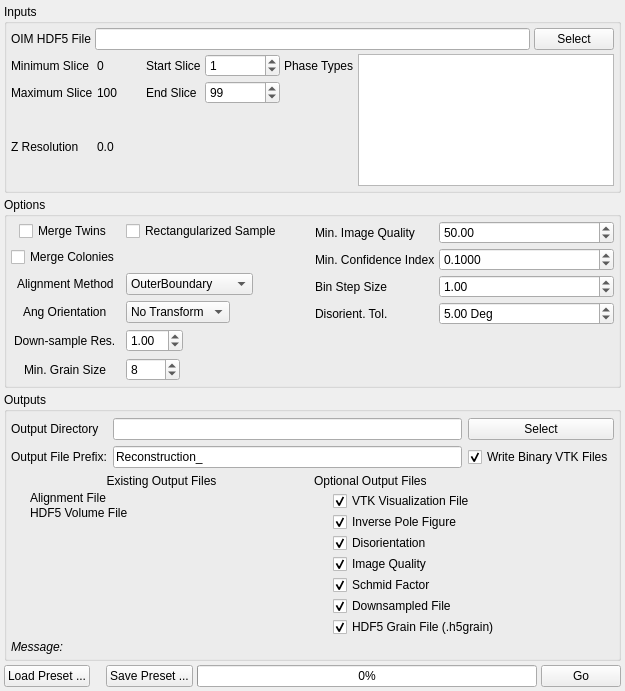
<?xml version="1.0" encoding="UTF-8"?>
<ui version="4.0">
 <class>ReconstructionWidget</class>
 <widget class="QWidget" name="ReconstructionWidget">
  <property name="geometry">
   <rect>
    <x>0</x>
    <y>0</y>
    <width>625</width>
    <height>691</height>
   </rect>
  </property>
  <property name="sizePolicy">
   <sizepolicy hsizetype="Expanding" vsizetype="Expanding">
    <horstretch>0</horstretch>
    <verstretch>0</verstretch>
   </sizepolicy>
  </property>
  <property name="windowTitle">
   <string>Form</string>
  </property>
  <layout class="QVBoxLayout" name="verticalLayout_2">
   <property name="spacing">
    <number>4</number>
   </property>
   <property name="margin">
    <number>4</number>
   </property>
   <item>
    <widget class="QGroupBox" name="groupBox_3">
     <property name="title">
      <string>Inputs</string>
     </property>
     <layout class="QGridLayout" name="gridLayout_5">
      <property name="margin">
       <number>4</number>
      </property>
      <property name="spacing">
       <number>4</number>
      </property>
      <item row="0" column="0" colspan="2">
       <layout class="QGridLayout" name="gridLayout_2">
        <item row="1" column="1">
         <widget class="QLabel" name="label">
          <property name="text">
           <string>OIM HDF5 File</string>
          </property>
         </widget>
        </item>
        <item row="1" column="2">
         <widget class="QFSDropLineEdit" name="m_H5InputFile"/>
        </item>
        <item row="1" column="3">
         <widget class="QPushButton" name="m_OIMH5Btn">
          <property name="text">
           <string>Select</string>
          </property>
         </widget>
        </item>
       </layout>
      </item>
      <item row="1" column="0">
       <layout class="QGridLayout" name="gridLayout_3">
        <item row="0" column="0">
         <widget class="QLabel" name="label_7">
          <property name="text">
           <string>Minimum Slice</string>
          </property>
         </widget>
        </item>
        <item row="0" column="1">
         <widget class="QLabel" name="m_ZMin">
          <property name="text">
           <string>0</string>
          </property>
         </widget>
        </item>
        <item row="0" column="2">
         <widget class="QLabel" name="label_5">
          <property name="text">
           <string>Start Slice</string>
          </property>
         </widget>
        </item>
        <item row="0" column="3">
         <widget class="QSpinBox" name="m_ZStartIndex">
          <property name="minimumSize">
           <size>
            <width>75</width>
            <height>0</height>
           </size>
          </property>
          <property name="maximum">
           <number>100000</number>
          </property>
          <property name="value">
           <number>1</number>
          </property>
         </widget>
        </item>
        <item row="1" column="0">
         <widget class="QLabel" name="label_54">
          <property name="text">
           <string>Maximum Slice</string>
          </property>
         </widget>
        </item>
        <item row="1" column="1">
         <widget class="QLabel" name="m_ZMax">
          <property name="text">
           <string>100</string>
          </property>
         </widget>
        </item>
        <item row="1" column="2">
         <widget class="QLabel" name="label_6">
          <property name="text">
           <string>End Slice</string>
          </property>
         </widget>
        </item>
        <item row="2" column="0">
         <widget class="QLabel" name="m_ZMax_2">
          <property name="text">
           <string>Z Resolution</string>
          </property>
         </widget>
        </item>
        <item row="2" column="1">
         <widget class="QLabel" name="m_ZRes">
          <property name="text">
           <string>0.0</string>
          </property>
         </widget>
        </item>
        <item row="1" column="3">
         <widget class="QSpinBox" name="m_ZEndIndex">
          <property name="minimumSize">
           <size>
            <width>75</width>
            <height>0</height>
           </size>
          </property>
          <property name="maximum">
           <number>1000000</number>
          </property>
          <property name="value">
           <number>99</number>
          </property>
         </widget>
        </item>
       </layout>
      </item>
      <item row="1" column="1">
       <layout class="QFormLayout" name="formLayout_7">
        <item row="0" column="0">
         <widget class="QLabel" name="label_11">
          <property name="text">
           <string>Phase Types</string>
          </property>
         </widget>
        </item>
        <item row="0" column="1">
         <widget class="QListWidget" name="phaseTypeList">
          <property name="sizePolicy">
           <sizepolicy hsizetype="Preferred" vsizetype="Preferred">
            <horstretch>0</horstretch>
            <verstretch>0</verstretch>
           </sizepolicy>
          </property>
          <property name="editTriggers">
           <set>QAbstractItemView::AllEditTriggers</set>
          </property>
          <property name="alternatingRowColors">
           <bool>true</bool>
          </property>
         </widget>
        </item>
       </layout>
      </item>
     </layout>
    </widget>
   </item>
   <item>
    <widget class="QGroupBox" name="groupBox_2">
     <property name="title">
      <string>Options</string>
     </property>
     <layout class="QHBoxLayout" name="horizontalLayout">
      <property name="spacing">
       <number>4</number>
      </property>
      <property name="margin">
       <number>4</number>
      </property>
      <item>
       <layout class="QFormLayout" name="formLayout_5">
        <property name="fieldGrowthPolicy">
         <enum>QFormLayout::FieldsStayAtSizeHint</enum>
        </property>
        <property name="labelAlignment">
         <set>Qt::AlignCenter</set>
        </property>
        <property name="horizontalSpacing">
         <number>6</number>
        </property>
        <property name="verticalSpacing">
         <number>6</number>
        </property>
        <property name="rightMargin">
         <number>10</number>
        </property>
        <item row="6" column="0">
         <widget class="QLabel" name="label_34">
          <property name="text">
           <string>Alignment Method</string>
          </property>
         </widget>
        </item>
        <item row="6" column="1">
         <widget class="QComboBox" name="m_AlignMeth">
          <item>
           <property name="text">
            <string>OuterBoundary</string>
           </property>
          </item>
          <item>
           <property name="text">
            <string>Misorientation</string>
           </property>
          </item>
          <item>
           <property name="text">
            <string>MutualInformation</string>
           </property>
          </item>
         </widget>
        </item>
        <item row="7" column="0">
         <widget class="QLabel" name="label_3">
          <property name="text">
           <string>Ang Orientation</string>
          </property>
         </widget>
        </item>
        <item row="7" column="1">
         <widget class="QComboBox" name="m_Orientation">
          <property name="currentIndex">
           <number>4</number>
          </property>
          <item>
           <property name="text">
            <string>Upper Right</string>
           </property>
          </item>
          <item>
           <property name="text">
            <string>Upper Left</string>
           </property>
          </item>
          <item>
           <property name="text">
            <string>Lower Left</string>
           </property>
          </item>
          <item>
           <property name="text">
            <string>Lower Right</string>
           </property>
          </item>
          <item>
           <property name="text">
            <string>No Transform</string>
           </property>
          </item>
         </widget>
        </item>
        <item row="8" column="0">
         <widget class="QLabel" name="label_46">
          <property name="text">
           <string>Down-sample Res.</string>
          </property>
         </widget>
        </item>
        <item row="8" column="1">
         <widget class="QDoubleSpinBox" name="m_DownSampleFactor">
          <property name="value">
           <double>1.000000000000000</double>
          </property>
         </widget>
        </item>
        <item row="3" column="1">
         <widget class="QCheckBox" name="m_FillinSample">
          <property name="text">
           <string>Rectangularized Sample</string>
          </property>
         </widget>
        </item>
        <item row="3" column="0">
         <widget class="QCheckBox" name="m_MergeTwins">
          <property name="text">
           <string>Merge Twins</string>
          </property>
         </widget>
        </item>
        <item row="5" column="0">
         <widget class="QCheckBox" name="m_MergeColonies">
          <property name="text">
           <string>Merge Colonies</string>
          </property>
         </widget>
        </item>
        <item row="9" column="0">
         <widget class="QLabel" name="label_8">
          <property name="text">
           <string>Min. Grain Size</string>
          </property>
         </widget>
        </item>
        <item row="9" column="1">
         <widget class="QSpinBox" name="m_MinAllowedGrainSize">
          <property name="minimum">
           <number>1</number>
          </property>
          <property name="maximum">
           <number>1000</number>
          </property>
          <property name="value">
           <number>8</number>
          </property>
         </widget>
        </item>
       </layout>
      </item>
      <item>
       <layout class="QFormLayout" name="formLayout_3">
        <item row="0" column="0">
         <widget class="QLabel" name="label_31">
          <property name="text">
           <string>Min. Image Quality</string>
          </property>
         </widget>
        </item>
        <item row="0" column="1">
         <widget class="QDoubleSpinBox" name="m_MinImageQuality">
          <property name="maximum">
           <double>50000.000000000000000</double>
          </property>
          <property name="singleStep">
           <double>10.000000000000000</double>
          </property>
          <property name="value">
           <double>50.000000000000000</double>
          </property>
         </widget>
        </item>
        <item row="1" column="0">
         <widget class="QLabel" name="label_9">
          <property name="text">
           <string>Min. Confidence Index</string>
          </property>
         </widget>
        </item>
        <item row="1" column="1">
         <widget class="QDoubleSpinBox" name="m_MinConfidence">
          <property name="decimals">
           <number>4</number>
          </property>
          <property name="maximum">
           <double>1.000000000000000</double>
          </property>
          <property name="singleStep">
           <double>0.100000000000000</double>
          </property>
          <property name="value">
           <double>0.100000000000000</double>
          </property>
         </widget>
        </item>
        <item row="2" column="0">
         <widget class="QLabel" name="label_59">
          <property name="text">
           <string>Bin Step Size</string>
          </property>
         </widget>
        </item>
        <item row="2" column="1">
         <widget class="QDoubleSpinBox" name="m_BinStepSize">
          <property name="value">
           <double>1.000000000000000</double>
          </property>
         </widget>
        </item>
        <item row="3" column="0">
         <widget class="QLabel" name="label_10">
          <property name="text">
           <string>Disorient. Tol.</string>
          </property>
         </widget>
        </item>
        <item row="3" column="1">
         <widget class="QDoubleSpinBox" name="m_MisOrientationTolerance">
          <property name="minimumSize">
           <size>
            <width>120</width>
            <height>0</height>
           </size>
          </property>
          <property name="suffix">
           <string> Deg</string>
          </property>
          <property name="decimals">
           <number>2</number>
          </property>
          <property name="maximum">
           <double>180.000000000000000</double>
          </property>
          <property name="singleStep">
           <double>1.000000000000000</double>
          </property>
          <property name="value">
           <double>5.000000000000000</double>
          </property>
         </widget>
        </item>
       </layout>
      </item>
     </layout>
    </widget>
   </item>
   <item>
    <widget class="QGroupBox" name="groupBox">
     <property name="title">
      <string>Outputs</string>
     </property>
     <layout class="QVBoxLayout" name="verticalLayout">
      <property name="spacing">
       <number>6</number>
      </property>
      <property name="leftMargin">
       <number>4</number>
      </property>
      <property name="topMargin">
       <number>6</number>
      </property>
      <property name="rightMargin">
       <number>4</number>
      </property>
      <property name="bottomMargin">
       <number>4</number>
      </property>
      <item>
       <layout class="QGridLayout" name="gridLayout">
        <item row="0" column="0">
         <widget class="QLabel" name="label_2">
          <property name="text">
           <string>Output Directory</string>
          </property>
         </widget>
        </item>
        <item row="0" column="1">
         <widget class="QFSDropLineEdit" name="m_OutputDir"/>
        </item>
        <item row="0" column="2">
         <widget class="QPushButton" name="m_OutputDirBtn">
          <property name="text">
           <string>Select</string>
          </property>
         </widget>
        </item>
        <item row="1" column="0">
         <widget class="QLabel" name="label_4">
          <property name="text">
           <string>Output File Prefix:</string>
          </property>
         </widget>
        </item>
        <item row="1" column="1">
         <widget class="QLineEdit" name="m_OutputFilePrefix">
          <property name="text">
           <string>Reconstruction_</string>
          </property>
         </widget>
        </item>
        <item row="1" column="2">
         <widget class="QCheckBox" name="m_BinaryVtkFiles">
          <property name="enabled">
           <bool>true</bool>
          </property>
          <property name="text">
           <string>Write Binary VTK Files</string>
          </property>
          <property name="checked">
           <bool>true</bool>
          </property>
         </widget>
        </item>
       </layout>
      </item>
      <item>
       <layout class="QGridLayout" name="gridLayout_4">
        <property name="horizontalSpacing">
         <number>2</number>
        </property>
        <property name="verticalSpacing">
         <number>3</number>
        </property>
        <item row="0" column="0">
         <widget class="QLabel" name="label_12">
          <property name="text">
           <string>Existing Output Files</string>
          </property>
          <property name="alignment">
           <set>Qt::AlignCenter</set>
          </property>
         </widget>
        </item>
        <item row="1" column="0">
         <layout class="QFormLayout" name="formLayout_2">
          <property name="fieldGrowthPolicy">
           <enum>QFormLayout::FieldsStayAtSizeHint</enum>
          </property>
          <property name="labelAlignment">
           <set>Qt::AlignCenter</set>
          </property>
          <property name="horizontalSpacing">
           <number>12</number>
          </property>
          <property name="verticalSpacing">
           <number>1</number>
          </property>
          <item row="1" column="0">
           <widget class="QLabel" name="m_AlignmentFileIcon">
            <property name="text">
             <string/>
            </property>
            <property name="pixmap">
             <pixmap resource="../../../Resources/icons/images/Icons.qrc">:/Delete-16x16.png</pixmap>
            </property>
           </widget>
          </item>
          <item row="1" column="1">
           <widget class="QLabel" name="m_AlignmentFile">
            <property name="text">
             <string>Alignment File</string>
            </property>
           </widget>
          </item>
          <item row="3" column="0">
           <widget class="QLabel" name="m_H5VolumeFileIcon">
            <property name="text">
             <string/>
            </property>
            <property name="pixmap">
             <pixmap resource="../../../Resources/icons/images/Icons.qrc">:/Delete-16x16.png</pixmap>
            </property>
           </widget>
          </item>
          <item row="3" column="1">
           <widget class="QLabel" name="m_H5VolumeFile">
            <property name="text">
             <string>HDF5 Volume File</string>
            </property>
           </widget>
          </item>
         </layout>
        </item>
        <item row="1" column="1">
         <layout class="QFormLayout" name="formLayout">
          <property name="fieldGrowthPolicy">
           <enum>QFormLayout::FieldsStayAtSizeHint</enum>
          </property>
          <property name="labelAlignment">
           <set>Qt::AlignCenter</set>
          </property>
          <property name="formAlignment">
           <set>Qt::AlignLeading|Qt::AlignLeft|Qt::AlignTop</set>
          </property>
          <property name="horizontalSpacing">
           <number>12</number>
          </property>
          <property name="verticalSpacing">
           <number>1</number>
          </property>
          <item row="1" column="0">
           <widget class="QLabel" name="m_VisualizationVizFileIcon">
            <property name="text">
             <string/>
            </property>
            <property name="pixmap">
             <pixmap resource="../../../Resources/icons/images/Icons.qrc">:/Delete-16x16.png</pixmap>
            </property>
           </widget>
          </item>
          <item row="2" column="0">
           <widget class="QLabel" name="m_IPFVizFileIcon">
            <property name="text">
             <string/>
            </property>
            <property name="pixmap">
             <pixmap resource="../../../Resources/icons/images/Icons.qrc">:/Delete-16x16.png</pixmap>
            </property>
           </widget>
          </item>
          <item row="2" column="1">
           <widget class="QCheckBox" name="m_IPFVizFile">
            <property name="text">
             <string>Inverse Pole Figure</string>
            </property>
            <property name="checked">
             <bool>true</bool>
            </property>
           </widget>
          </item>
          <item row="3" column="0">
           <widget class="QLabel" name="m_DisorientationVizFileIcon">
            <property name="text">
             <string/>
            </property>
            <property name="pixmap">
             <pixmap resource="../../../Resources/icons/images/Icons.qrc">:/Delete-16x16.png</pixmap>
            </property>
           </widget>
          </item>
          <item row="3" column="1">
           <widget class="QCheckBox" name="m_DisorientationVizFile">
            <property name="text">
             <string>Disorientation</string>
            </property>
            <property name="checked">
             <bool>true</bool>
            </property>
           </widget>
          </item>
          <item row="4" column="0">
           <widget class="QLabel" name="m_ImageQualityVizFileIcon">
            <property name="text">
             <string/>
            </property>
            <property name="pixmap">
             <pixmap resource="../../../Resources/icons/images/Icons.qrc">:/Delete-16x16.png</pixmap>
            </property>
           </widget>
          </item>
          <item row="4" column="1">
           <widget class="QCheckBox" name="m_ImageQualityVizFile">
            <property name="text">
             <string>Image Quality</string>
            </property>
            <property name="checked">
             <bool>true</bool>
            </property>
           </widget>
          </item>
          <item row="5" column="0">
           <widget class="QLabel" name="m_SchmidFactorVizFileIcon">
            <property name="text">
             <string/>
            </property>
            <property name="pixmap">
             <pixmap resource="../../../Resources/icons/images/Icons.qrc">:/Delete-16x16.png</pixmap>
            </property>
           </widget>
          </item>
          <item row="5" column="1">
           <widget class="QCheckBox" name="m_SchmidFactorVizFile">
            <property name="text">
             <string>Schmid Factor</string>
            </property>
            <property name="checked">
             <bool>true</bool>
            </property>
           </widget>
          </item>
          <item row="1" column="1">
           <widget class="QCheckBox" name="m_VisualizationVizFile">
            <property name="text">
             <string>VTK Visualization File</string>
            </property>
            <property name="checked">
             <bool>true</bool>
            </property>
           </widget>
          </item>
          <item row="7" column="1">
           <widget class="QCheckBox" name="m_HDF5GrainFile">
            <property name="text">
             <string>HDF5 Grain File (.h5grain)</string>
            </property>
            <property name="checked">
             <bool>true</bool>
            </property>
           </widget>
          </item>
          <item row="7" column="0">
           <widget class="QLabel" name="m_HDF5GrainFileIcon">
            <property name="text">
             <string/>
            </property>
            <property name="pixmap">
             <pixmap resource="../../../Resources/icons/images/Icons.qrc">:/Delete-16x16.png</pixmap>
            </property>
           </widget>
          </item>
          <item row="6" column="1">
           <widget class="QCheckBox" name="m_DownSampledVizFile">
            <property name="text">
             <string>Downsampled File</string>
            </property>
            <property name="checked">
             <bool>true</bool>
            </property>
           </widget>
          </item>
          <item row="6" column="0">
           <widget class="QLabel" name="m_DownSampledVizFileIcon">
            <property name="text">
             <string/>
            </property>
            <property name="pixmap">
             <pixmap resource="../../../Resources/icons/images/Icons.qrc">:/Delete-16x16.png</pixmap>
            </property>
           </widget>
          </item>
         </layout>
        </item>
        <item row="2" column="0" colspan="2">
         <widget class="QLabel" name="messageLabel">
          <property name="font">
           <font>
            <italic>true</italic>
           </font>
          </property>
          <property name="text">
           <string>Message:</string>
          </property>
          <property name="wordWrap">
           <bool>true</bool>
          </property>
          <property name="margin">
           <number>3</number>
          </property>
         </widget>
        </item>
        <item row="0" column="1">
         <widget class="QLabel" name="label_60">
          <property name="text">
           <string>Optional Output Files</string>
          </property>
         </widget>
        </item>
       </layout>
      </item>
     </layout>
    </widget>
   </item>
   <item>
    <spacer name="verticalSpacer">
     <property name="orientation">
      <enum>Qt::Vertical</enum>
     </property>
     <property name="sizeHint" stdset="0">
      <size>
       <width>20</width>
       <height>40</height>
      </size>
     </property>
    </spacer>
   </item>
   <item>
    <layout class="QHBoxLayout" name="horizontalLayout_16">
     <item>
      <widget class="QPushButton" name="m_LoadSettingsBtn">
       <property name="text">
        <string>Load Preset ...</string>
       </property>
      </widget>
     </item>
     <item>
      <spacer name="horizontalSpacer_14">
       <property name="orientation">
        <enum>Qt::Horizontal</enum>
       </property>
       <property name="sizeType">
        <enum>QSizePolicy::Fixed</enum>
       </property>
       <property name="sizeHint" stdset="0">
        <size>
         <width>12</width>
         <height>20</height>
        </size>
       </property>
      </spacer>
     </item>
     <item>
      <widget class="QPushButton" name="m_SaveSettingsBtn">
       <property name="text">
        <string>Save Preset ...</string>
       </property>
      </widget>
     </item>
     <item>
      <widget class="QProgressBar" name="progressBar">
       <property name="value">
        <number>0</number>
       </property>
      </widget>
     </item>
     <item>
      <widget class="QPushButton" name="m_GoBtn">
       <property name="text">
        <string>Go</string>
       </property>
      </widget>
     </item>
    </layout>
   </item>
  </layout>
 </widget>
 <customwidgets>
  <customwidget>
   <class>QFSDropLineEdit</class>
   <extends>QLineEdit</extends>
   <header location="global">QFSDropLineEdit.h</header>
  </customwidget>
 </customwidgets>
 <resources>
  <include location="../../../Resources/icons/images/Icons.qrc"/>
  <include location="../../../Resources/icons/images/Icons.qrc"/>
  <include location="../../../Resources/icons/images/Icons.qrc"/>
  <include location="../../../Resources/icons/images/Icons.qrc"/>
  <include location="../../../../Resources/icons/images/Icons.qrc"/>
 </resources>
 <connections/>
</ui>
